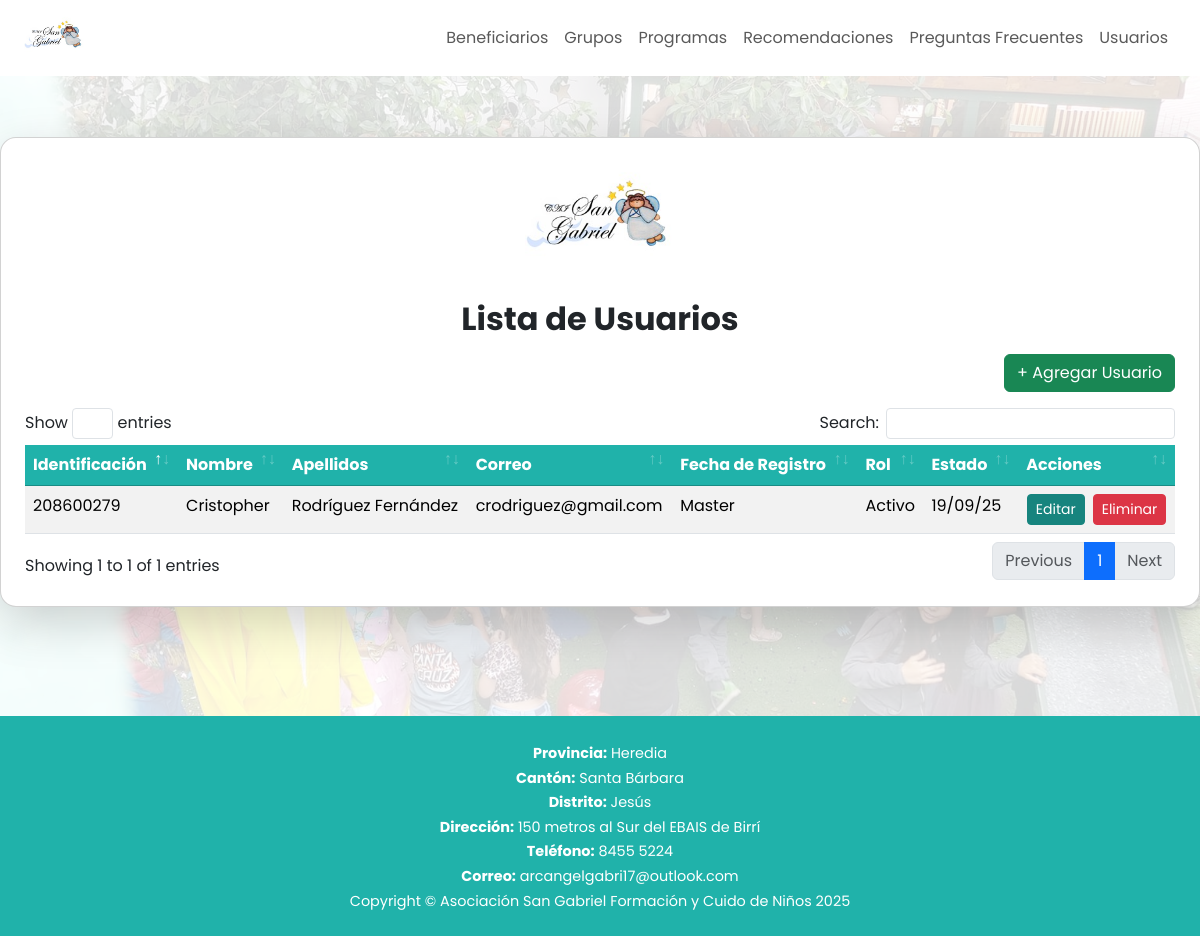
/Views/Usuarios/listaUsuarios.php (signed in), run on the app's committed database.
### tables this page shows
CREATE TABLE tbl_usuarios (
    id_usuario INT AUTO_INCREMENT PRIMARY KEY,
    identificacion VARCHAR(15) UNIQUE NOT NULL,
    nombre VARCHAR(50) NOT NULL,
    apellidos VARCHAR(100) NOT NULL,
    correo VARCHAR(100) UNIQUE NOT NULL,
    contrasenna VARCHAR(255) NOT NULL,
    fecha_registro DATETIME DEFAULT CURRENT_TIMESTAMP,
    id_rol INT,
    estado BOOLEAN DEFAULT TRUE,
    FOREIGN KEY (id_rol) REFERENCES tbl_roles(id_rol)
);

CREATE TABLE tbl_roles (
    id_rol INT AUTO_INCREMENT PRIMARY KEY,
    nombre_rol VARCHAR(50) NOT NULL
);

### Views/Usuarios/listaUsuarios.php (the view, shortened to what this page needs)
<?php
$cn = abrirConexion();
$query = "SELECT u.id_usuario, u.identificacion, u.nombre, u.apellidos, u.correo, r.nombre_rol, u.estado, u.fecha_registro
          FROM tbl_usuarios u
          JOIN tbl_roles r ON u.id_rol = r.id_rol
          ORDER BY u.id_usuario DESC";
$resultado = $cn->query($query);
?>
<!DOCTYPE html>
<html lang="en">
<head>
    <link href="../../Assets/css/bootstrap.min.css" rel="stylesheet">
    <link href="../../Assets/css/customStyles/listaUsuariosStyle.css" rel="stylesheet">
    <link href="../../Assets/vendor/datatables/dataTables.bootstrap4.min.css" rel="stylesheet">
</head>
<body>
    <nav>
        <?php include '../Layout/Navbars/navbar2.php' ?>
    </nav>
    <main>
        <div class="card p-4 shadow-lg mb-5">
            <img src="../../Assets/img/logo.png" alt="SANGABRIEL Logo" class="logo">
            <h2 class="fw-bold text-center mb-3">Lista de Usuarios</h2>
            <div class="mb-3 text-end">
                <a href="../Usuarios/crearUsuario.php" class="btn btn-success">+ Agregar Usuario</a>
            </div>
            <div class="table-responsive">
                <table id="tablaUsuarios" class="table table-striped table-hover">
                    <thead>
                        <tr>
                            <th>Identificación</th>
                            <th>Nombre</th>
                            <th>Apellidos</th>
                            <th>Correo</th>
                            <th>Fecha de Registro</th>
                            <th>Rol</th>
                            <th>Estado</th>
                            <th>Acciones</th>
                        </tr>
                    </thead>
                    <tbody>
                        <?php if ($resultado && $resultado->num_rows): ?>
                            <?php while ($u = $resultado->fetch_assoc()): ?>
                                <tr>
                                    <td><?= htmlspecialchars($u['identificacion']) ?></td>
                                    <td><?= htmlspecialchars($u["nombre"]) ?></td>
                                    <td><?= htmlspecialchars($u["apellidos"]) ?></td>
                                    <td><?= htmlspecialchars($u["correo"]) ?></td>
                                    <td><?= htmlspecialchars($u["nombre_rol"]) ?></td>
                                    <td><?= $u["estado"] ? 'Activo' : 'Inactivo' ?></td>
                                    <td><?= date("d/m/y", strtotime($u["fecha_registro"])) ?></td>
                                    <td>
                                        <div class="d-flex gap-2 justify-content-center">
                                            <a href="editarUsuario.php?id=<?= $u['id_usuario'] ?>" class="btn btn-primary btn-sm">Editar</a>
                                            <a href="eliminarUsuario.php?id=<?= $u['id_usuario'] ?>" class="btn btn-danger btn-sm"
                                                onclick="return confirm('¿Seguro que deseas eliminar este usuario?')">Eliminar</a>
                                        </div>
                                    </td>
                                </tr>
                            <?php endwhile; ?>
                        <?php else: ?>
                            <tr><td colspan="6" class="text-center">No hay usuarios registrados</td></tr>
                            <?php endif; ?>
                    </tbody>
                </table>
            </div>
        </div>
    </main>
    <footer>
        <?php include '../Layout/footer.php' ?>
    </footer>
</body>
</html>

### Views/Layout/Navbars/navbar2.php (shortened to what this page needs)
<?php
$rol = $_SESSION['id_rol'];
?>
<nav class="navbar navbar-expand-lg navbar-light px-4">
    <a class="navbar-brand" href="../home.php">
        <img src="../../Assets/img/logo.png" alt="SANGABRIEL Logo">
    </a>
    <div class="collapse navbar-collapse justify-content-end" id="navbarNav">
        <ul class="navbar-nav">
            <?php if ($rol == 1): ?>
                <li class="nav-item"><a class="nav-link" href="../Beneficiarios/listaBeneficiarios.php">Beneficiarios</a></li>
                <li class="nav-item"><a class="nav-link" href="../Grupos/listaGrupos.php">Grupos</a></li>
                <li class="nav-item"><a class="nav-link" href="../Programas/listaProgramas.php">Programas</a></li>
                <li class="nav-item"><a class="nav-link" href="../recomendaciones.php">Recomendaciones</a></li>
                <li class="nav-item"><a class="nav-link" href="../faqs.php">Preguntas Frecuentes</a></li>
                <li class="nav-item"><a class="nav-link" href="../Usuarios/listaUsuarios.php">Usuarios</a></li>
            <?php endif; ?>
        </ul>
    </div>
</nav>

### Views/Layout/footer.php
<?php
$info = [
    "Provincia" => "Heredia",
    "Cantón" => "Santa Bárbara",
    "Distrito" => "Jesús",
    "Dirección" => "150 metros al Sur del EBAIS de Birrí",
    "Teléfono" => "8455 5224",
    "Correo" => "arcangelgabri17@outlook.com"
];
?>
<footer>
    <?php foreach ($info as $label => $value): ?>
        <p><strong><?php echo $label; ?>:</strong> <?php echo $value; ?> </p>
    <?php endforeach; ?>
    <span>Copyright &copy;
        Asociación San Gabriel Formación y Cuido de Niños <?php echo date("Y"); ?>
    </span>
</footer>

### Assets/css/customStyles/listaUsuariosStyle.css (style rules this page uses)
body { font-family: 'Poppins', sans-serif; background-color: #f0f9ff; }
.navbar { background-color: #fff; box-shadow: 0 4px 6px rgba(0, 0, 0, 0.05); }
.navbar-brand img { height: 50px; }
main { background: url("../../img/background.jpg") center no-repeat; background-size: cover; min-height: 80vh; position: relative; display: flex; align-items: center; justify-content: center; }
main::before { content: ""; position: absolute; top: 0; left: 0; width: 100%; height: 100%; background-color: rgba(255, 255, 255, 0.85); z-index: 1; }
main > * { position: relative; z-index: 2; }
.card { padding: 2rem; width: 100%; max-width: 1500px; border-radius: 1rem; box-shadow: 0 4px 10px rgba(0, 0, 0, 0.1); }
.logo { width: 150px; display: block; margin: 0 auto 1rem auto; }
.btn-primary { background-color: #17847e; border-color: #17847e; }
#tablaUsuarios thead th { background-color: #20b2aa !important; color: #fff !important; border-color: #198c85 !important; }
#tablaUsuarios tbody tr:nth-child(odd) { background: #f0fbfa; }
footer { background-color: #20b2aa; color: white; padding: 12px 20px; text-align: center; font-size: 0.9rem; }
footer p { margin: 3px 0; }

### data on the page
tbl_usuarios: identificacion "208600279", nombre "Cristopher", apellidos "Rodríguez Fernández", correo "crodriguez@gmail.com", id_rol.nombre_rol "Master", estado "Activo", fecha_registro "19/09/25"

### other printed values
$label "Provincia"
$value "Heredia"
$label "Cantón"
$value "Santa Bárbara"
$label "Distrito"
$value "Jesús"
$label "Dirección"
$value "150 metros al Sur del EBAIS de Birrí"
$label "Teléfono"
$value "8455 5224"
$label "Correo"
$value "arcangelgabri17@outlook.com"
